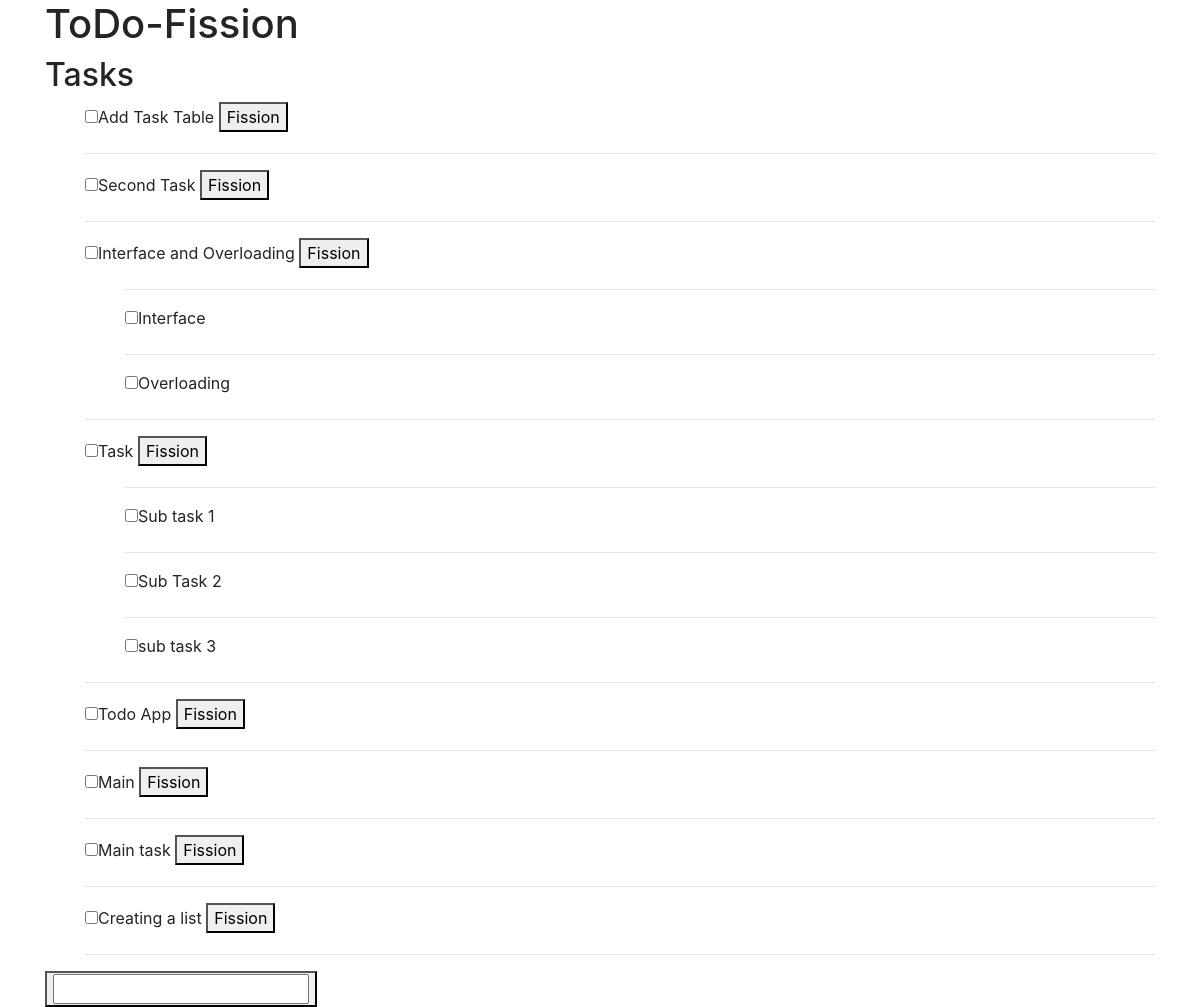
The page / on the database its author committed.
### app/models.py (models this page shows, shortened)
class Task(db.Model):
    id = db.Column(db.Integer, primary_key=True)
    task = db.Column(db.String(100), index=True)
    status = db.Column(db.Boolean, default=False)
    created_on = db.Column(db.DateTime, default=datetime.utcnow)
    updated_on = db.Column(db.DateTime, default=datetime.utcnow, onupdate=datetime.utcnow)
    todos = db.relationship('Todo', backref='task', lazy='dynamic')

class Todo(db.Model):
    id = db.Column(db.Integer, primary_key=True)
    todo_task = db.Column(db.String(100), index=True)
    time = db.Column(db.Integer)
    status = db.Column(db.Boolean, default=False)
    task_id = db.Column(db.Integer, db.ForeignKey('task.id'))
    created_on = db.Column(db.DateTime, default=datetime.utcnow)
    updated_on = db.Column(db.DateTime, default=datetime.utcnow, onupdate=datetime.utcnow)

### app/routes.py (the view)
@app.route('/', methods=['GET', 'POST'])
def index():
    form = AddTask()
    form2 = AddTodo()
    if form.validate_on_submit():
        newTask = form.newtask.data
        newTask = Task(task=newTask)
        db.session.add(newTask)
        db.session.commit()
        return redirect(url_for('index'))
    taskList = Task.query.all()
    completed = Task.query.filter_by(status=1)
    return render_template('index.html', title='Home', form=form, task=taskList, completed = completed, form2=form2)

### app/forms.py
class AddTask(FlaskForm):
    newtask = StringField('Add a Task', validators=[DataRequired()])
    add = SubmitField('Add')

class AddTodo(FlaskForm):
    taskid = None
    newtodo = StringField('Add a Todo', validators=[DataRequired()])
    time = StringField('Time Required')
    add = SubmitField('Add')

### app/templates/index.html (shortened to what this page needs)
<!DOCTYPE html>
<html lang="en">
<head>
    <link rel="stylesheet" href="https://stackpath.bootstrapcdn.com/bootstrap/4.3.1/css/bootstrap.min.css">
</head>
<body>
    <div class="container">
        <h1>ToDo-Fission</h1>
            <h2>Tasks</h2>
            <ul class="task">
                {% for item in task %}
                    {% if item.status == 0 %}
                        <li data-id="{{ item.id }}" class="task-item">
                        <div>
                        <input type="checkbox" data-id="{{ item.id }}" onclick="toggleTaskComplete(this)"><label >{{ item.task }}</label>
                        <button class="fission" data-id="{{ item.id }}">Fission</button>
                    {% else %}
                        <li data-id="{{ item.id }}" class="completed task-item">
                        <div>
                        <input type="checkbox" data-id="{{ item.id }}" onclick="toggleTaskComplete(this)" checked><label >{{ item.task }}</label>
                        <button class="fission fissioned" data-id="{{ item.id }}">Fission</button>
                    {% endif %}
                    </div>
                        <ul class="todo"  data-id="{{ item.id }}">
                            {% for todo in item.todos %}
                                <hr class="">
                                {% if todo.status == 0 %}
                                    <li data-id="{{ todo.id }}" class="todo-item">
                                    <div>
                                    <input type="checkbox" data-id="{{ todo.id }}" onclick="toggleTodoComplete(this)"><label >{{ todo.todo_task }}</label>
                                    {% else %}
                                    <li data-id="{{ todo.id }}" class="todo-item completed">
                                    <div>
                                    <input type="checkbox" data-id="{{ todo.id }}" onclick="toggleTodoComplete(this)" checked><label >{{ todo.todo_task }}</label>
                                {% endif %}
                            </div>
                            {% endfor %}
                        </ul>
                        <hr class="">
                        </li>
                {% endfor%}
            </ul>
            <button>
                <form>
                    {{ form.newtask }}
                </form>
            </button>
    </div>
</body>
</html>

### app/templates/index.html (style rules this page uses)
ul { list-style-type: none; }

### rows shown on the page
Task: task "Add Task Table"
Task: task "Second Task"
Task: task "Interface and Overloading"
Todo: todo_task "Interface"
Todo: todo_task "Overloading"
Task: task "Task"
Todo: todo_task "Sub task 1"
Todo: todo_task "Sub Task 2"
Todo: todo_task "sub task 3"
Task: task "Todo App"
Task: task "Main"
Task: task "Main task"
Task: task "Creating a list"
